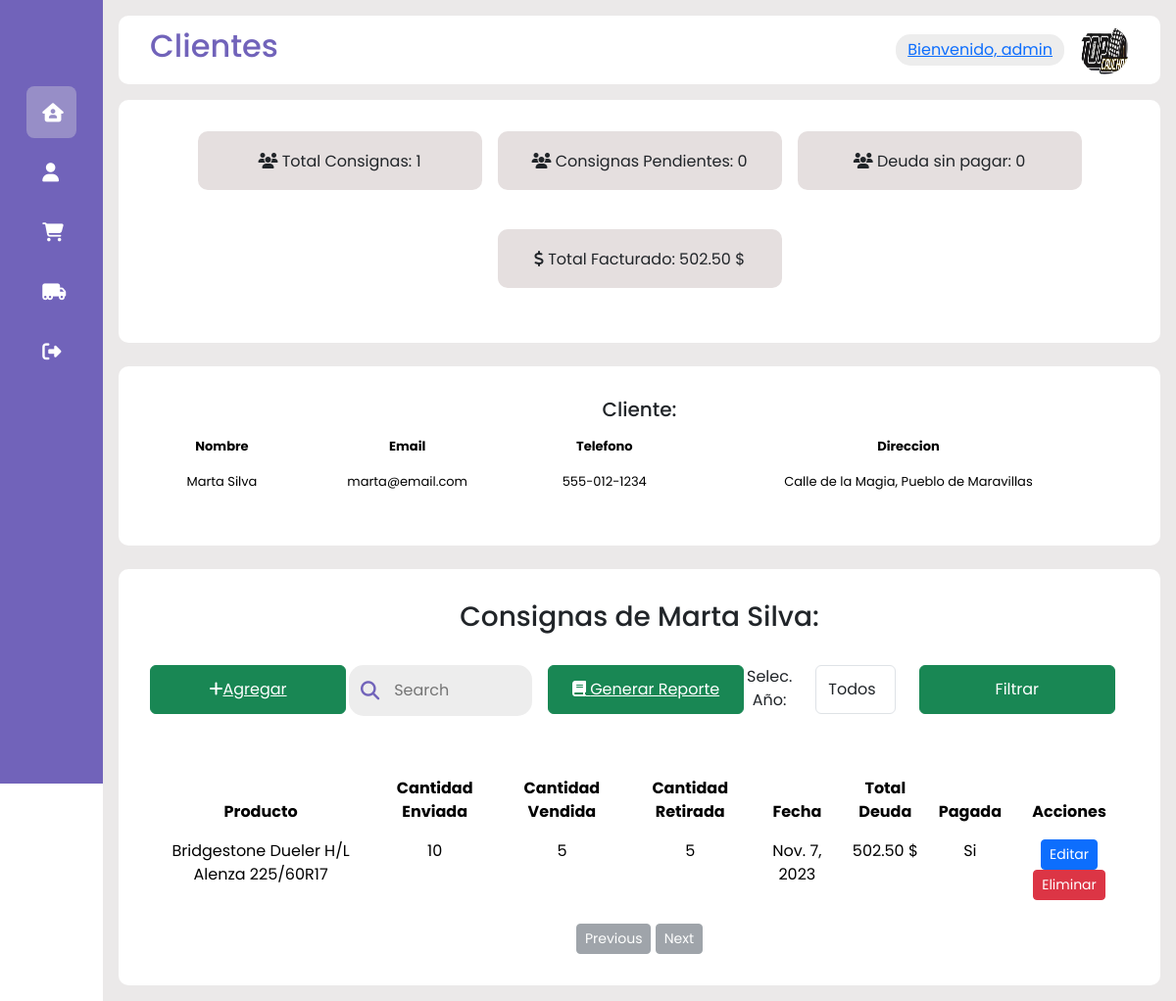
Before: /clientsdata/clientdata/23 (signed in) with the older database file.
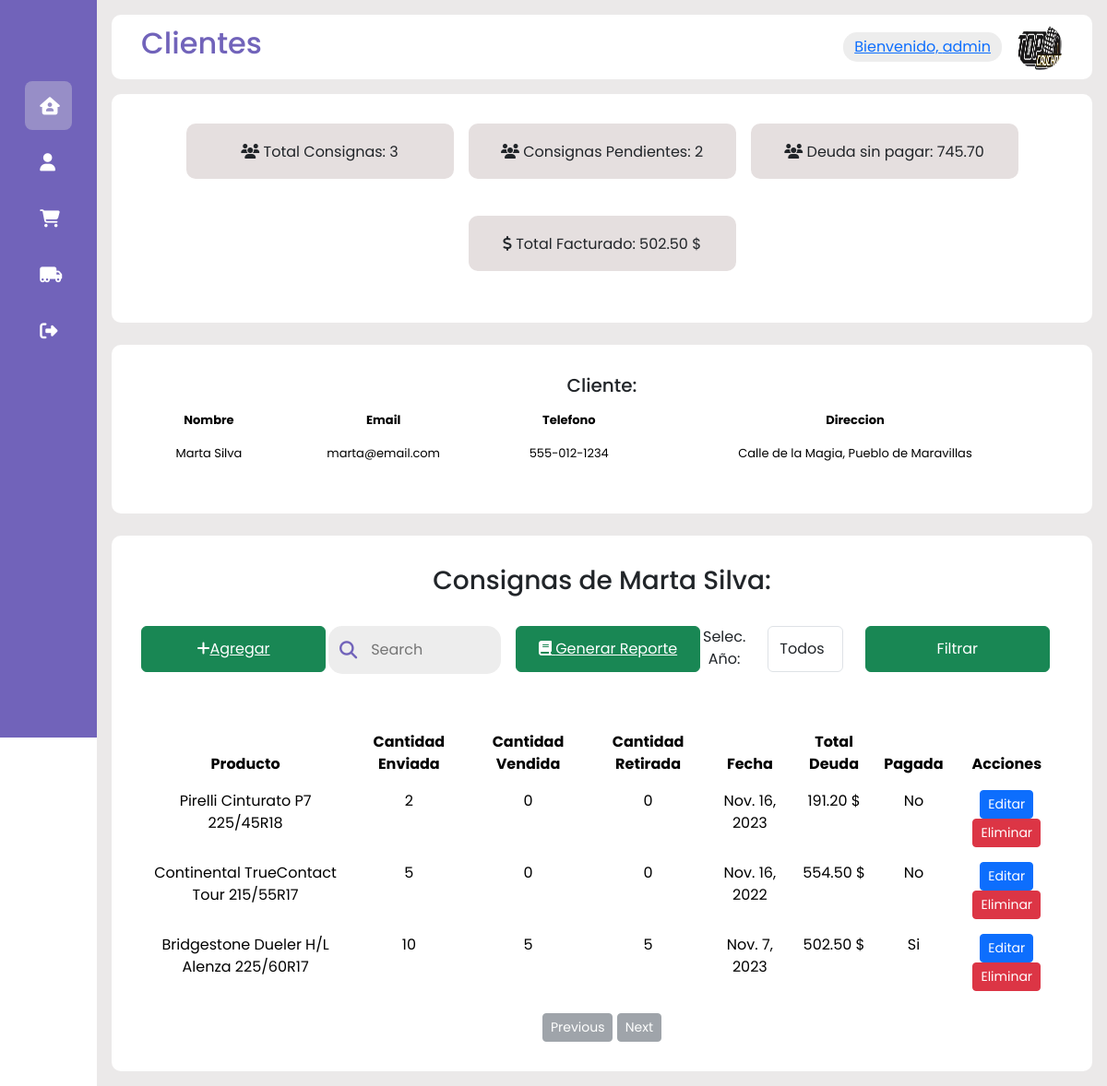
After: the same page with the newer database file.
### clients/models.py (models this page shows, shortened)
class Client(models.Model):
    fullname = models.CharField(max_length=255, blank=False, null=False, verbose_name='Fullname')
    email = models.EmailField(blank=True, null=True, verbose_name='Email')
    phone = models.CharField(max_length=30, blank=True, null=True, verbose_name='Phone')
    address = models.CharField(max_length=255, blank=True, null=True, verbose_name='Address')
    class Meta:
        db_table = 'clients'
        verbose_name = 'Client'
        verbose_name_plural = 'Clients'
        ordering = ['-id']

### clientsdata/models.py (models this page shows, shortened)
class ClientData(models.Model):
    client = models.ForeignKey(Client, on_delete=models.CASCADE, related_name='client_data', verbose_name='Client')
    product = models.ForeignKey(Product, blank=False, null=True, on_delete=models.SET_NULL,verbose_name='Producto')
    cantidad_enviada = models.IntegerField(blank=False, null=False, verbose_name='Cantidad Enviada')
    cantidad_vendida = models.IntegerField(blank=True, null=True, verbose_name='Cantidad Vendida')
    cantidad_retirada = models.IntegerField(blank=True, null=True, verbose_name='Cantidad Retirada')
    total_deuda = models.DecimalField(max_digits=8, decimal_places=2, blank=True, null=False, verbose_name='Total Deuda')
    paid = models.BooleanField(blank=True, null=False, default=False, verbose_name= 'Paid')
    start_date = models.DateField(blank=False, null=False, verbose_name= 'Start Date')
    class Meta:
        db_table = 'clientsdata'
        verbose_name = 'ClientData'
        verbose_name_plural = 'ClientDatas'
        ordering = ['-id']

### products/models.py (models this page shows)
class Product(models.Model):
    name = models.CharField(max_length=255, blank=False, null=False, verbose_name='Product Name')
    description = models.CharField(max_length=255, blank=False, null=False, verbose_name='Product Description')
    price = models.DecimalField(max_digits=5, decimal_places=2, blank=False, null=False, verbose_name='Price')
    quantity = models.IntegerField(max_length=10, blank=False, null=False, verbose_name='Quantity')
    def __str__(self):
        return self.name

### clientsdata/views.py (the view, shortened to what this page needs)
# urls.py: path('clientdata/<int:pk>', views.client_data, name='ClientData'),
@login_required(login_url='website:login')
def client_data(request, pk):
    client = Client.objects.get(id=pk)
    client_context = {
        'id': client.pk,
        'fullname': client.fullname,
        'email': client.email,
        'phone': client.phone,
        'address': client.address,
        'client_pk': pk
    }
    client_data_list = ClientData.objects.filter(client_id=pk)
    client_data_list_count = len(client_data_list)
    client_data_amount = []
    for cd in client_data_list:
        if cd.paid == True:
            client_data_amount.append(cd.total_deuda)
    client_data_amount_total = sum(client_data_amount)
    client_data_without_pay = []
    for nopay in client_data_list:
        if nopay.paid == False:
            client_data_without_pay.append(nopay)
    total_without_pay = len(client_data_without_pay)
    client_data_debt_without_pay = []
    for nopaydebt in client_data_list:
        if nopaydebt.paid == False:
            client_data_debt_without_pay.append(nopaydebt.total_deuda)
    total_debt_without_pay = sum(client_data_debt_without_pay)
    search_query = request.GET.get('search')
    year_filter = request.GET.get('start_date')
    if year_filter:
        client_data_list = client_data_list.filter(start_date__year=year_filter)
    all_years = ClientData.objects.filter(client_id=pk).values_list(ExtractYear('start_date'), flat=True)
    unique_years = list(set(all_years))
    return render(request, 'client_data_list.html', {
        'client_context': client_context,
        'client_data_list': client_data_list,
        'client_data_list_count': client_data_list_count,
        'client_data_amount_total': client_data_amount_total,
        'total_without_pay': total_without_pay,
        'total_debt_without_pay': total_debt_without_pay,
        'unique_years': unique_years
    })

### clientsdata/templates/client_data_list.html (shortened to what this page needs)
{% extends 'base.html' %}
{% block headertitle %}Clientes{% endblock %}
{% block content %}
<div class="card--container">
    <div class="card--wrapper">
        <div class="row">
            <div class="col-sm-6 mb-2">
                <div class="clients--card">
                    <div class="clients--header">
                        <div class="clients">
                            <span class="clients--title">
                                <i class="fa-solid fa-users"></i> Total Consignas:<span class="clients--number">
                                    {{ client_data_list_count }}
                                </span>
                            </span>
                        </div>
                    </div>
                </div>
            </div>
        </div>
        <div class="row">
            <div class="col-sm-6 mb-2">
                <div class="clients--card">
                    <div class="clients--header">
                        <div class="clients">
                            <span class="clients--title">
                                <i class="fa-solid fa-users"></i> Consignas Pendientes:<span class="clients--number">
                                    {{ total_without_pay }}
                                </span>
                            </span>
                        </div>
                    </div>
                </div>
            </div>
        </div>
        <div class="row">
            <div class="col-sm-6 mb-2">
                <div class="clients--card">
                    <div class="clients--header">
                        <div class="clients">
                            <span class="clients--title">
                                <i class="fa-solid fa-users"></i> Deuda sin pagar:<span class="clients--number">
                                    {{ total_debt_without_pay }}
                                </span>
                            </span>
                        </div>
                    </div>
                </div>
            </div>
        </div>
        <div class="row">
            <div class="col-sm-6 mb-2">
                <div class="clients--card">
                    <div class="clients--header">
                        <div class="clients">
                            <span class="clients--title">
                                <i class="fa-solid fa-dollar-sign"></i> Total Facturado:<span class="clients--number">
                                    {{ client_data_amount_total }} $
                                </span>
                            </span>
                        </div>
                    </div>
                </div>
            </div>
        </div>
    </div>
</div>
<br>
<div class="card--container">
    <h5>Cliente:</h5>
    <table class="table table-borderless">
        <thead>
            <tr>
                <th scope="row" style="text-align: center; font-size: small;">Nombre</th>
                <th scope="row" style="text-align: center; font-size: small;">Email</th>
                <th scope="row" style="text-align: center; font-size: small;">Telefono</th>
                <th scope="row" style="text-align: center; font-size: small;">Direccion</th>
            </tr>
        </thead>
        <tbody>
            <tr>
                <td style="text-align: center; font-size: small;">{{ client_context.fullname }}</td>
                <td style="text-align: center; font-size: small;">{{ client_context.email }}</td>
                <td style="text-align: center; font-size: small;">{{ client_context.phone }}</td>
                <td style="text-align: center; font-size: small;">{{ client_context.address }}</td>
            </tr>
        </tbody>
    </table>
</div>
<br>
<div class="card--container">
    <h3>Consignas de {{ client_context.fullname }}:</h3>
    <br>
    <div class="d-grid gap-2 d-md-flex justify-content-md-start">
        <div class="row row-cols-2 row-cols-lg-5 g-2 g-lg-3">
            <div class="col-md-3 mb-2">
                <button type="button" class="btn btn-success" style="width: 200px; height: 50px;">
                    <a href="{% url 'clientsdata:AddClientData' client_context.id %}" style="color:white"><i class="fa-solid fa-plus"></i>Agregar</a>
                </button>
            </div>
            <div class="col-md-3 mb-2">
                <form method="GET" action="{% url 'clientsdata:ClientData' pk=client_context.id %}">
                    <div class="search--box">
                        <i class="fa-solid fa-magnifying-glass"></i>
                    </div>
                </form>
            </div>
            <div class="col-md-3 mb-2">
                <button type="button" class="btn btn-success" style="width: 200px; height: 50px;">
                    <a href="{% url 'clientsdata:generate_report_client' client_context.id %}?start_date={{ request.GET.start_date }}" style="color:white"><i class="fa-solid fa-book"></i> Generar Reporte</a>
                </button>
            </div>
            <div class="col-md-3 mb-2">
                <form method="get" action="{% url 'clientsdata:ClientData' pk=client_context.id %}">
                    <div class="row">
                        <div class="col-md-4 mb-2">
                            <label for="start_date" style="text-align: center;">Selec. Año:</label>
                        </div>
                        <div class="col-md-6 mb-4">
                            <select name="start_date" id="start_date" class="form-control mr-2" style="height: 50px;">
                                <option value="" {% if not year_filter %}selected{% endif %}>Todos</option>
                            </select>
                        </div>
                        <div class="col-md-2 mb-2">
                            <button type="submit" class="btn btn-success" style="width: 200px; height: 50px;">Filtrar</button>
                        </div>
                    </div>
                </form>
            </div>
        </div>
    </div>
    <br>
    <table class="table table-borderless">
        <thead>
            <tr>
                <th scope="row" style="text-align: center;">Producto</th>
                <th scope="row" style="text-align: center;">Cantidad Enviada</th>
                <th scope="row" style="text-align: center;">Cantidad Vendida</th>
                <th scope="row" style="text-align: center;">Cantidad Retirada</th>
                <th scope="row" style="text-align: center;">Fecha</th>
                <th scope="row" style="text-align: center;">Total Deuda</th>
                <th scope="row" style="text-align: center;">Pagada</th>
                <th scope="row" style="text-align: center;">Acciones</th>
            </tr>
        </thead>
        <tbody>
            {% for cd in client_data_list %}
            <tr>
                <td style="text-align: center;">{{ cd.product }}</td>
                <td style="text-align: center;">{{ cd.cantidad_enviada }}</td>
                <td style="text-align: center;">{{ cd.cantidad_vendida }}</td>
                <td style="text-align: center;">{{ cd.cantidad_retirada }}</td>
                <td style="text-align: center;">{{ cd.start_date }}</td>
                <td style="text-align: center;">{{ cd.total_deuda }} $</td>
                {% if cd.paid is False %}
                    <td style="text-align: center;">No</td>
                {% endif %}
                {% if cd.paid is True %}
                    <td style="text-align: center;">Si</td>
                {% endif %}
                <td style="text-align: center;">
                    <a href="{% url 'clientsdata:UpdateClientData' cd.id %}" class="btn btn-primary btn-sm">Editar</a>
                    <a href="{% url 'clientsdata:DeleteClientData' cd.id %}" class="btn btn-danger btn-sm">Eliminar</a>
                </td>
            </tr>
            {% empty %}
            <tr>
                <td colspan="9" style="text-align: center;">No se encontraron consignas para este cliente.</td>
            </tr>
            {% endfor %}
        </tbody>
    </table>
    <div class="pagination-container">
        <button id="prev-page-btn" class="btn btn-secondary btn-sm">Previous</button>
        <button id="next-page-btn" class="btn btn-secondary btn-sm">Next</button>
    </div>
</div>
{% endblock %}

### templates/base.html (shortened to what this page needs)
{% load static %}
<!DOCTYPE html>
<html lang="en">
<head>
    <link rel="stylesheet" href={%static 'css/styles.css'%} />
    <link href="https://cdn.jsdelivr.net/npm/bootstrap@5.3.1/dist/css/bootstrap.min.css" rel="stylesheet">
    <link rel="stylesheet" href="https://cdnjs.cloudflare.com/ajax/libs/font-awesome/6.4.0/css/all.min.css" />
    <link rel="stylesheet" href="https://cdnjs.cloudflare.com/ajax/libs/highcharts/9.3.1/css/highcharts.css">
</head>
<body>
    <div class="sidebar">
        <div class="logo">
        </div>
        <ul class="menu">
            <li class="active">
                <a href="{% url 'website:index' %}">
                    <i class="fa-solid fa-house-user"></i>
                </a>
            </li>
            <li>
                <a href="{% url 'clients:Clients' %}">
                    <i class="fa-solid fa-user"></i>
                </a>
            </li>
            <li>
                <a href="{% url 'products:Products' %}">
                    <i class="fa-solid fa-cart-shopping"></i>
                </a>
            </li>
            <li>
                <a href="{% url 'clientsdata:ClientsData' %}">
                    <i class="fa-solid fa-truck-moving"></i>
                </a>
            </li>
            <li>
                <a href="{% url 'website:logout' %}">
                    <i class="fa-solid fa-right-from-bracket"></i>
                </a>
            </li>
        </ul>
    </div>
    <div class="main--content">
        <div class="header--wrapper">
            <div class="header--title">
                <h2>{% block headertitle %}{% endblock %}</h2>
            </div>
            <div class="user--info">
                <div class="search--box">
                    <a class="d-block">Bienvenido, {{ user.username }}</a>
                </div>
                <img src="{% static 'img/LOGO_TOPCAUCHOS.png' %}" alt="">
            </div>
        </div>
        {% block content %}
        {% endblock %}
    </div>
</body>
</html>

### static/css/styles.css (style rules this page uses)
* { margin: 0; padding: 0; border: none; outline: none; box-sizing: border-box; font-family: "Poppins", sans-serif; }
body { display: flex; }
.sidebar { position: sticky; top: 0; left: 0; bottom: 0; width: 110px; height: 100vh; padding: 0 1.7rem; color: #fff; overflow: hidden; transition: all; background: rgba(113, 99, 186, 255); }
.logo { height: 80px; padding: 16px; }
.menu { height: 88%; position: relative; list-style: none; padding: 0; }
.menu li { padding: 1rem; margin: 8px 0; border-radius: 8px; transition: all 0.5s ease-in-out; }
.menu li:hover, .active { background: #e0e0e058; }
.menu a { color: #fff; font-size: 14px; text-decoration: none; display: flex; align-items: center; gap: 1.5rem; }
.menu a i { font-size: 1.2rem; }
.main--content { position: relative; background: #ebe9e9; width: 100%; padding: 1rem; }
.header--wrapper img { width: 50px; height: 50px; cursor: pointer; border-radius: 50%; }
.header--wrapper { display: flex; justify-content: space-between; align-items: center; flex-wrap: wrap; background: #fff; border-radius: 10px; padding: 10px 2rem; margin-bottom: 1rem; }
.header--title { color: rgba(113, 99, 186, 255); }
.user--info { display: flex; align-items: center; gap: 1rem; }
.search--box { background: rgb(237, 237, 237); border-radius: 15px; color: rgba(113, 99, 186, 255); display: flex; align-items: center; gap: 5px; padding: 4px 12px; }
.search--box i { font-size: 1.2rem; cursor: pointer; transition: all 0.5s ease-out; }
.card--container { background: #fff; padding: 2rem; border-radius: 10px; display: flex; flex-direction: column; align-items: center; }
.card--wrapper { display: flex; flex-wrap: wrap; gap: 1rem; justify-content: center; }
.clients--card { background: rgb(229, 223, 223); border-radius: 10px; padding: 1.2rem; width: 290px; height: 60px; display: flex; flex-direction: column; justify-content: space-between; transition: all 0.5s ease-in-out; align-items: center; margin-bottom: 1rem; }
.clients--header { display: flex; justify-content: space-between; align-items: center; margin-bottom: 20px; }
.clients { display: flex; flex-direction: column; }
.btn-success { transition: all 2.5s ease-out; }

Changed rows visible on the page:
added ClientData: product "Pirelli Cinturato P7 225/45R18", cantidad_enviada "2", cantidad_vendida "0", cantidad_retirada "0", start_date "Nov. 16, 2023", total_deuda "191.20", paid "No"
added ClientData: product "Continental TrueContact Tour 215/55R17", cantidad_enviada "5", cantidad_vendida "0", cantidad_retirada "0", start_date "Nov. 16, 2022", total_deuda "554.50", paid "No"
Other visible differences:
{{ client_data_list_count }}: "1" → "3"
{{ total_without_pay }}: "0" → "2"
{{ total_debt_without_pay }}: "0" → "745.70"
